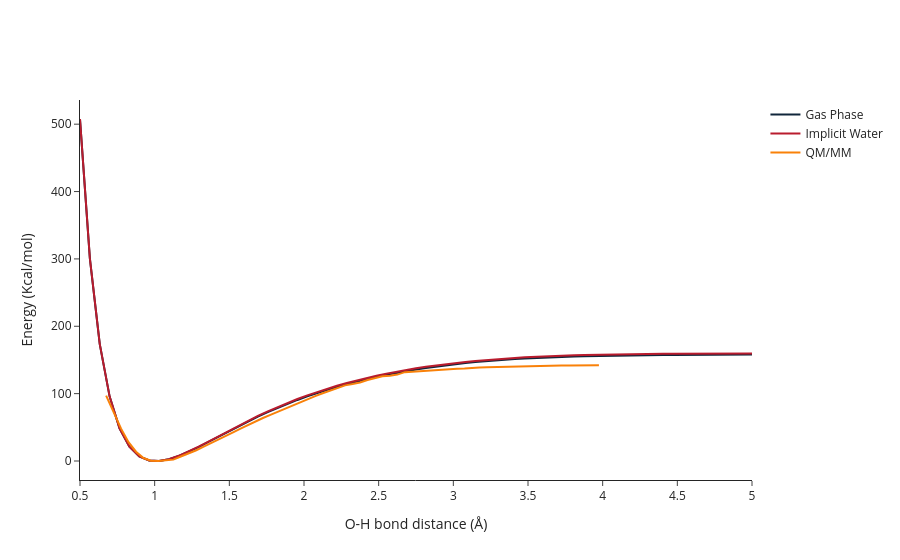

Notebook code for this chart:
### Code cell
plot.update_layout(template="simple_white")
plot.show()
